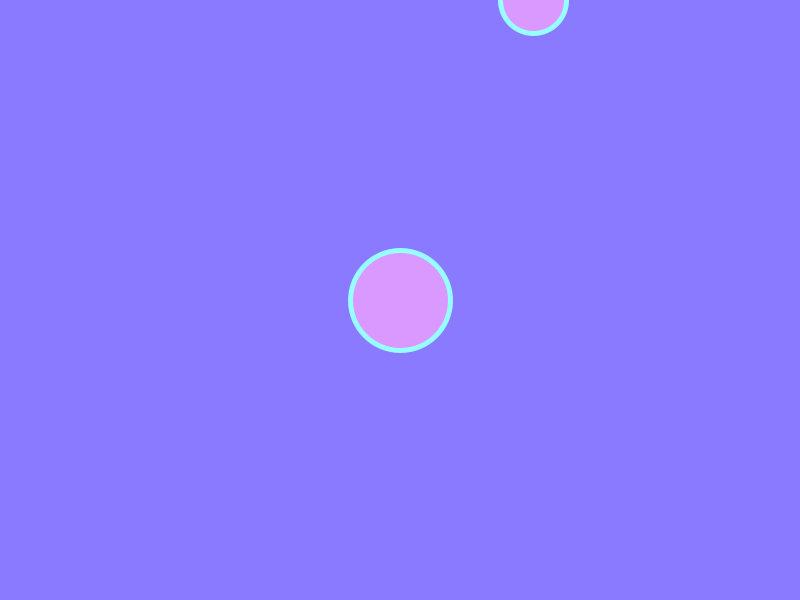
Frame 1 (no input)
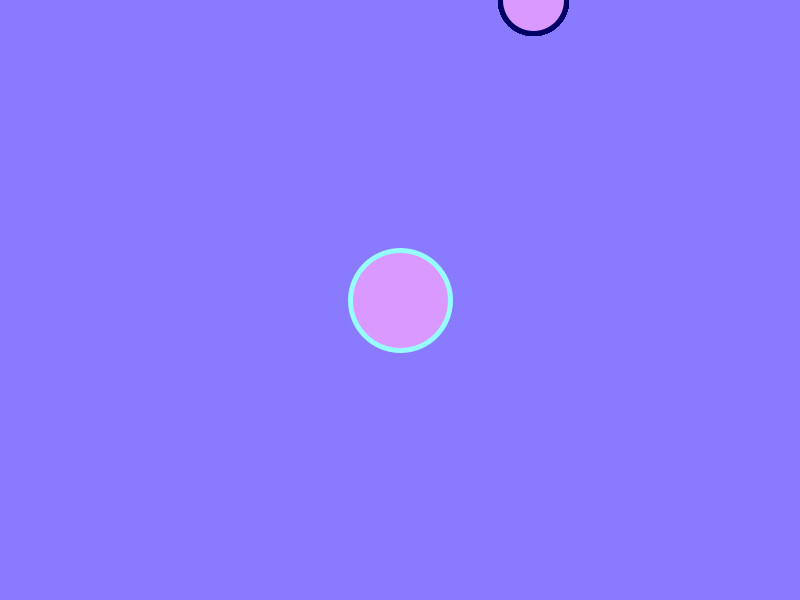
Frame 60 (the mouse pressed at the canvas centre just before this capture)
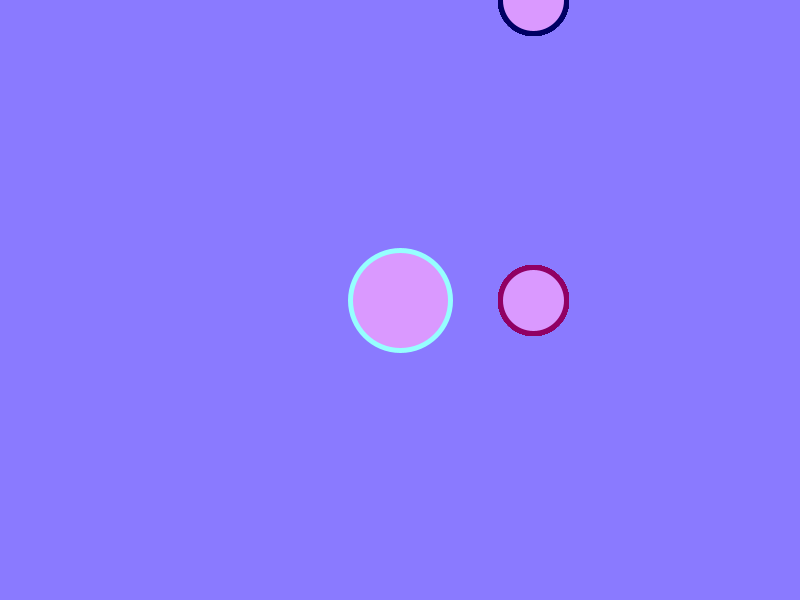
Frame 120 (the mouse held since frame 60 and released just before this capture)

The Processing sketch that drew these frames (run headless with seeded random() and noise(); from frame 60 on, the mouse is pressed at the canvas centre):

// Processing sketch: sketch_2
// ── sketch_2.pde
color purp = color(138, 122, 255);
color turq = color(150, 255, 255);
color purpPink = color(218, 153, 255);

int ellipseWidth;

void setup () {
  //fullScreen();
  size(800, 600);
  
  ellipseWidth = width / 8;
  
  // werden hier nur ein mal gezeichnet und unten dann ueberzeichnet
  strokeWeight(5);
  background(purp);
  
  stroke(turq);
  fill(purpPink);
  ellipse(width / 2, height / 2, ellipseWidth, ellipseWidth);
}

void draw () {
  
  ellipse(width * 2/3, mouseY, ellipseWidth * 2/3, ellipseWidth * 2/3);
  // background / reset
  // background (255);
  
  // stroke options
  strokeWeight(5);
  //stroke(mouseX % 255, 100, 100);
  stroke(mouseX % 255, 0, 100);
  
  // point
  //point(200, 200);
  //point(600, 0);
  
  // point interactive
  //point (mouseX, mouseY);
  
  // line
  //line(200, 50, 400, 350);
  
  // output
  //println(mouseX, mouseY);
 
  // line interactive
  //line(50, 250, mouseX, mouseY);
  //line(mouseX, mouseY, 1500, 250);
  //line(mouseX, mouseY, 500, -150);
  //line(mouseX, mouseY, 750, 2000);
}
